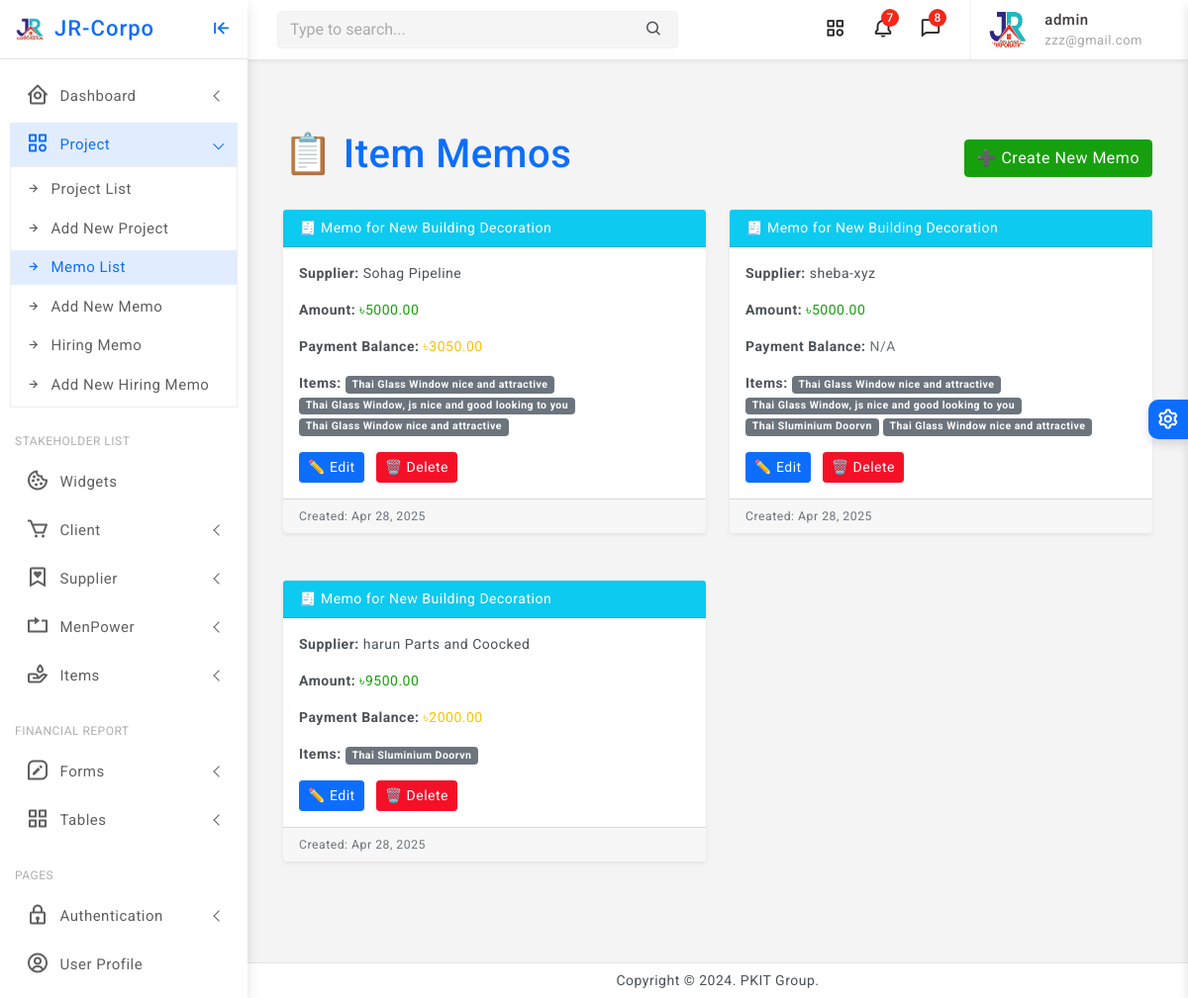
Page /memos/ (signed in) on the committed database.
### core/models.py (models this page shows, shortened)
class Memo(models.Model):
    project = models.ForeignKey(Project, on_delete=models.CASCADE, related_name='item_memos')
    supplier = models.ForeignKey(Supplier, on_delete=models.CASCADE, related_name='memos')
    items = models.ManyToManyField(Item, related_name='memos')
    amount = models.DecimalField(max_digits=12, decimal_places=2)
    payment_balance = models.DecimalField(max_digits=12, decimal_places=2, null=True, blank=True)
    created_at = models.DateTimeField(auto_now_add=True)
    updated_at = models.DateTimeField(auto_now=True)

class Project(models.Model):
    company = models.ForeignKey(Company, on_delete=models.CASCADE, related_name='projects')
    name = models.CharField(max_length=255)
    location = models.CharField(max_length=255)
    approximate_bill = models.DecimalField(max_digits=12, decimal_places=2)
    current_cost = models.DecimalField(max_digits=12, decimal_places=2, null=True, blank=True)
    final_bill = models.DecimalField(max_digits=12, decimal_places=2, null=True, blank=True)
    current_paid = models.DecimalField(max_digits=12, decimal_places=2, null=True, blank=True)
    created_at = models.DateTimeField(auto_now_add=True)
    updated_at = models.DateTimeField(auto_now=True)

class Organization(models.Model):
    name = models.CharField(max_length=255, unique=True)
    location = models.CharField(max_length=255)
    phone = models.CharField(max_length=20)
    logo = models.ImageField(upload_to='media/logos/', blank=True, null=True)
    created_at = models.DateTimeField(auto_now_add=True)
    updated_at = models.DateTimeField(auto_now=True)
    class Meta:
        abstract = True

class Supplier(Organization):
    pass

class Item(models.Model):
    item_name = models.CharField(max_length=255)
    image = models.ImageField(upload_to='media/item_images/', blank=True, null=True)
    category = models.ForeignKey(Category, on_delete=models.SET_NULL, null=True, related_name='items')
    created_at = models.DateTimeField(auto_now_add=True)
    updated_at = models.DateTimeField(auto_now=True)

### core/views.py (the view)
# urls.py: path('memos/', views.memo_list, name='memo_list'),
@staff_required
def memo_list(request):
    memos = Memo.objects.all()
    return render(request, 'memo/memo_list.html', {'memos': memos})

### core/views.py (called while the page is built)
def staff_required(view_func):
    return user_passes_test(lambda u: u.is_authenticated and u.is_staff)(view_func)

### core/templates/memo/memo_list.html
{% extends 'partials/base0.html' %}
{% block content %}
{% load static %}
<div class="container my-5">
    <div class="d-flex justify-content-between align-items-center mb-4">
        <h1 class="text-primary">📋 Item Memos</h1>
        <a href="{% url 'memo_create' %}" class="btn btn-success">
            ➕ Create New Memo
        </a>
    </div>
    {% if memos %}
        <div class="row">
            {% for memo in memos %}
                <div class="col-md-6 mb-4">
                    <div class="card shadow-sm border-info rounded">
                        <div class="card-header bg-info text-white">
                            🧾 Memo for {{ memo.project.name }}
                        </div>
                        <div class="card-body">
                            <p><strong>Supplier:</strong> {{ memo.supplier.name }}</p>
                            <p><strong>Amount:</strong> <span class="text-success">৳{{ memo.amount }}</span></p>
                            <p><strong>Payment Balance:</strong>
                                {% if memo.payment_balance %}
                                    <span class="text-warning">৳{{ memo.payment_balance }}</span>
                                {% else %}
                                    <span class="text-muted">N/A</span>
                                {% endif %}
                            </p>
                            <p><strong>Items:</strong>
                                {% for item in memo.items.all %}
                                    <span class="badge bg-secondary">{{ item.item_name }}</span>
                                {% empty %}
                                    <span class="text-muted">No items</span>
                                {% endfor %}
                            </p>
                            <div class="mt-3">
                                <a href="{% url 'memo_update' memo.pk %}" class="btn btn-sm btn-primary me-2">✏️ Edit</a>
                                <a href="{% url 'memo_delete' memo.pk %}" class="btn btn-sm btn-danger">🗑️ Delete</a>
                            </div>
                        </div>
                        <div class="card-footer text-muted small">
                            Created: {{ memo.created_at|date:"M d, Y" }}
                        </div>
                    </div>
                </div>
            {% endfor %}
        </div>
    {% else %}
        <div class="alert alert-info">
            No memos yet. Start by <a href="{% url 'memo_create' %}" class="alert-link">creating a new memo</a>!
        </div>
    {% endif %}
</div>
{% endblock %}

### templates/partials/base0.html (shortened to what this page needs)
<!doctype html>
<html lang="en">
{% load static %}
<head>
	<link href="{% static 'assets/plugins/vectormap/jquery-jvectormap-2.0.2.css' %}" rel="stylesheet"/>
	<link href="{% static 'assets/plugins/simplebar/css/simplebar.css' %}" rel="stylesheet" />
	<link href="{% static 'assets/plugins/perfect-scrollbar/css/perfect-scrollbar.css' %}" rel="stylesheet" />
	<link href="{% static 'assets/plugins/metismenu/css/metisMenu.min.css' %}" rel="stylesheet" />
	<link href="{% static 'assets/css/pace.min.css' %}" rel="stylesheet" />
	<link href="{% static 'assets/css/bootstrap.min.css' %}" rel="stylesheet">
	<link href="{% static 'assets/css/app.css' %}" rel="stylesheet">
	<link href="{% static 'assets/css/icons.css' %}" rel="stylesheet">
	<link rel="stylesheet" href="{% static 'assets/css/dark-theme.css' %}" />
	<link rel="stylesheet" href="{% static 'assets/css/semi-dark.css' %}" />
	<link rel="stylesheet" href="{% static 'assets/css/header-colors.css' %}" />
		<link rel="stylesheet" href="https://use.fontawesome.com/releases/v5.15.2/css/all.css"
>
</head>
<body>
	<div class="wrapper">
		<div class="sidebar-wrapper" data-simplebar="true">
			<div class="sidebar-header">
				<div>
					<img src="{% static 'assets/images/jr.png' %} " class="logo-icon" alt="logo icon">
				</div>
				<div>
					<h4 class="logo-text">JR-Corpo</h4>
				</div>
				<div class="toggle-icon ms-auto"><i class='bx bx-arrow-to-left'></i>
				</div>
			</div>
			<ul class="metismenu" id="menu">
				<li>
					<a href="javascript:;" class="has-arrow">
						<div class="parent-icon"><i class='bx bx-home-circle'></i>
						</div>
						<div class="menu-title">Dashboard</div>
					</a>
				</li>
				<li>
					<a href="javascript:;" class="has-arrow">
						<div class="parent-icon"><i class="bx bx-category"></i>
						</div>
						<div class="menu-title">Project</div>
					</a>
					<ul>
						<li> <a href="{% url 'project_list' %}"><i class="bx bx-right-arrow-alt"></i>Project List</a>
						</li>
						<li> <a href="{% url 'project_create' %}"><i class="bx bx-right-arrow-alt"></i>Add New Project</a>
						</li>
						<li> <a href="{% url 'memo_list' %}"><i class="bx bx-right-arrow-alt"></i>Memo List</a>
						</li>
						<li> <a href="{% url 'memo_create' %}"><i class="bx bx-right-arrow-alt"></i>Add New Memo</a>
						</li>
						<li> <a href="{% url 'manpowermemo_list' %}"><i class="bx bx-right-arrow-alt"></i>Hiring Memo</a>
						</li>
						<li> <a href="{% url 'manpowermemo_create' %}"><i class="bx bx-right-arrow-alt"></i>Add New Hiring Memo</a>
						</li>
					</ul>
				</li>
				<li class="menu-label">Stakeholder List</li>
				<li>
					<a href="widgets.html">
						<div class="parent-icon"><i class='bx bx-cookie'></i>
						</div>
						<div class="menu-title">Widgets</div>
					</a>
				</li>
				<li>
					<a href="javascript:;" class="has-arrow">
						<div class="parent-icon"><i class='bx bx-cart'></i>
						</div>
						<div class="menu-title"> Client </div>
					</a>
				</li>
				<li>
					<a class="has-arrow" href="javascript:;">
						<div class="parent-icon"><i class='bx bx-bookmark-heart'></i>
						</div>
						<div class="menu-title">Supplier</div>
					</a>
				</li>
				<li>
					<a class="has-arrow" href="javascript:;">
						<div class="parent-icon"><i class="bx bx-repeat"></i>
						</div>
						<div class="menu-title">MenPower</div>
					</a>
				</li>
				<li>
					<a class="has-arrow" href="javascript:;">
						<div class="parent-icon"> <i class="bx bx-donate-blood"></i>
						</div>
						<div class="menu-title">Items</div>
					</a>
				</li>
				<li class="menu-label">Financial Report</li>
				<li>
					<a class="has-arrow" href="javascript:;">
						<div class="parent-icon"><i class='bx bx-message-square-edit'></i>
						</div>
						<div class="menu-title">Forms</div>
					</a>
				</li>
				<li>
					<a class="has-arrow" href="javascript:;">
						<div class="parent-icon"><i class="bx bx-grid-alt"></i>
						</div>
						<div class="menu-title">Tables</div>
					</a>
				</li>
				<li class="menu-label">Pages</li>
				<li>
					<a class="has-arrow" href="javascript:;">
						<div class="parent-icon"><i class="bx bx-lock"></i>
						</div>
						<div class="menu-title">Authentication</div>
					</a>
				</li>
				<li>
					<a href="user-profile.html">
						<div class="parent-icon"><i class="bx bx-user-circle"></i>
						</div>
						<div class="menu-title">User Profile</div>
					</a>
				</li>
				<li>
					<a href="timeline.html">
					</a>
				</li>
			</ul>
		</div>
	<header>
			<div class="topbar d-flex align-items-center">
				<nav class="navbar navbar-expand">
					<div class="search-bar flex-grow-1">
						<div class="position-relative search-bar-box">
							<input type="text" class="form-control search-control" placeholder="Type to search..."> <span class="position-absolute top-50 search-show translate-middle-y"><i class='bx bx-search'></i></span>
						</div>
					</div>
					<div class="top-menu ms-auto">
						<ul class="navbar-nav align-items-center">
							<li class="nav-item dropdown dropdown-large">
								<a class="nav-link dropdown-toggle dropdown-toggle-nocaret" href="#" role="button" data-bs-toggle="dropdown" aria-expanded="false">	<i class='bx bx-category'></i>
								</a>
							</li>
							<li class="nav-item dropdown dropdown-large">
								<a class="nav-link dropdown-toggle dropdown-toggle-nocaret position-relative" href="#" role="button" data-bs-toggle="dropdown" aria-expanded="false"> <span class="alert-count">7</span>
									<i class='bx bx-bell'></i>
								</a>
							</li>
							<li class="nav-item dropdown dropdown-large">
								<a class="nav-link dropdown-toggle dropdown-toggle-nocaret position-relative" href="#" role="button" data-bs-toggle="dropdown" aria-expanded="false"> <span class="alert-count">8</span>
									<i class='bx bx-comment'></i>
								</a>
							</li>
						</ul>
					</div>
					<div class="user-box dropdown">
						<a class="d-flex align-items-center nav-link dropdown-toggle dropdown-toggle-nocaret" href="#" role="button" data-bs-toggle="dropdown" aria-expanded="false">
							<img src="{% static 'assets/images/jr.png' %}" class="user-img" alt="user avatar">
							<div class="user-info ps-3">
								<p class="user-name mb-0">{{ user.username }}</p>
								<p class="designattion mb-0">{{ user.email }}</p>
							</div>
						</a>
					</div>
				</nav>
			</div>
	</header>
		<div class="page-wrapper">
			<div class="page-content">
				{% block content %}
				{% endblock %}
			</div>
		</div>
		<footer class="page-footer">
			<p class="mb-0">Copyright © 2024. PKIT Group.</p>
		</footer>
	</div>
	<div class="switcher-wrapper">
		<div class="switcher-btn"> <i class='bx bx-cog bx-spin'></i>
		</div>
	</div>
</body>
</html>

### rows in the picture
Memo: project.name "New Building Decoration", supplier.name "Sohag Pipeline", amount "5000.00", payment_balance "3050.00", created_at "Apr 28, 2025"
Item: item_name "Thai Glass Window nice and attractive"
Item: item_name "Thai Glass Window, js nice and good looking to you"
Item: item_name "Thai Glass Window nice and attractive"
Memo: project.name "New Building Decoration", supplier.name "sheba-xyz", amount "5000.00", payment_balance "N/A", created_at "Apr 28, 2025"
Item: item_name "Thai Sluminium Doorvn"
Memo: project.name "New Building Decoration", supplier.name "harun Parts and Coocked", amount "9500.00", payment_balance "2000.00", created_at "Apr 28, 2025"

### other values in the picture
{{ user.username }} "admin"
{{ user.email }} "zzz@gmail.com"
